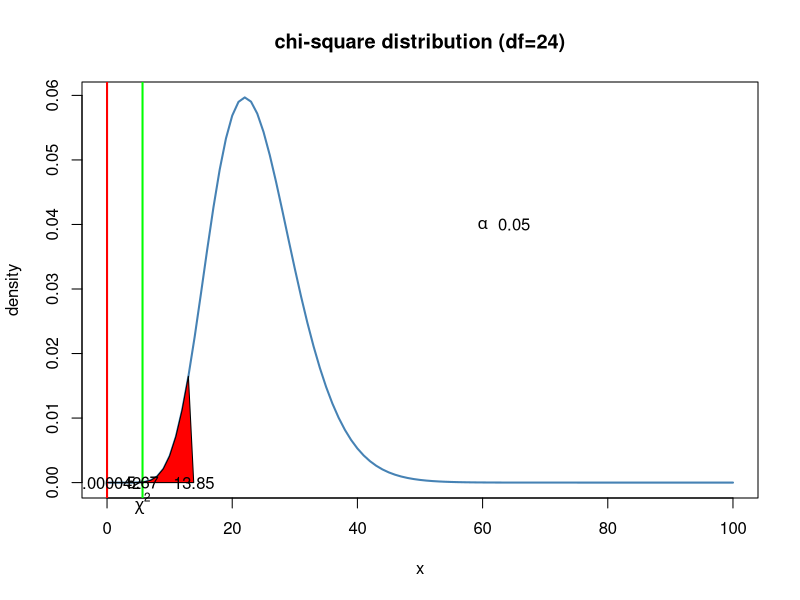

Source code (R):
#page no : 467-468
#H0 : sigma^2 >= 7.2^2
#H0 : sigma^2 < 7.2^2
library(ggplot2)
library(MASS)
options(scipen=999)
n=25
df=n-1
sigma=7.2
s_mean=3.5
t_stat=round(((n-1)*(s_mean)^2)/(sigma)^2,2)
alpha=0.05
p=round(pchisq(t_stat,df,lower.tail=TRUE),6)
print(paste0("the value of tstatic=",t_stat))
print(paste0("the probability value of tstatic=",p))
if(alpha > p)
{
  print(paste("left tail : Reject H0"))
  print("the variation in waiting time is less")
}else
{
  print(paste("Left tail :Accept H0"))
  print("the variation in waiting time same")
}
t_critical=13.85
curve(dchisq(x,df=df),from=0,to=100,
      main="chi-square distribution (df=24)",
      ylab="density",
      lwd=2,
      col='steelblue')
x<-seq(0,100)
y<-dchisq(x,df=df)
abline(v=0)
abline(v=p,lwd=2,col='red')
abline(v=t_stat,lwd=2,col='green')
polygon(c(x[x<=abs(t_critical)],abs(t_critical) ),c(y[x<=abs(t_critical)],0),col="red")
text(p,0,round(p,6))
text(t_stat,0,round(t_stat,2))
text(abs(t_critical),0,round(abs(t_critical),2))
text(60,0.04,expression(alpha))
text(65,0.04,alpha)
mtext(expression(chi^2),side=1,at=5.67,cex=1)
